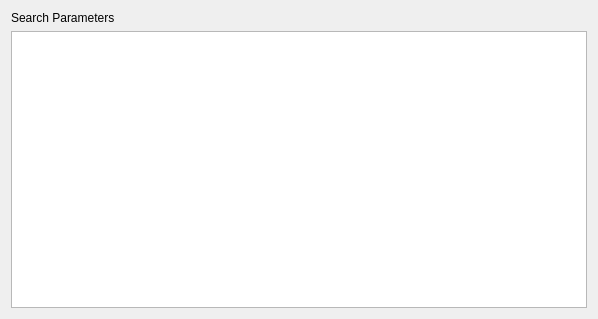
<?xml version="1.0" encoding="UTF-8"?>
<ui version="4.0">
 <class>SearchParamsDialog</class>
 <widget class="QDialog" name="SearchParamsDialog">
  <property name="geometry">
   <rect>
    <x>0</x>
    <y>0</y>
    <width>598</width>
    <height>319</height>
   </rect>
  </property>
  <property name="windowTitle">
   <string>Cluster PeakGroups</string>
  </property>
  <layout class="QGridLayout" name="gridLayout">
   <item row="0" column="0">
    <widget class="QLabel" name="lblSrchParams">
     <property name="text">
      <string>Search Parameters</string>
     </property>
    </widget>
   </item>
   <item row="1" column="0">
    <widget class="QTextBrowser" name="txtSrchParams"/>
   </item>
  </layout>
 </widget>
 <resources/>
 <connections/>
</ui>
